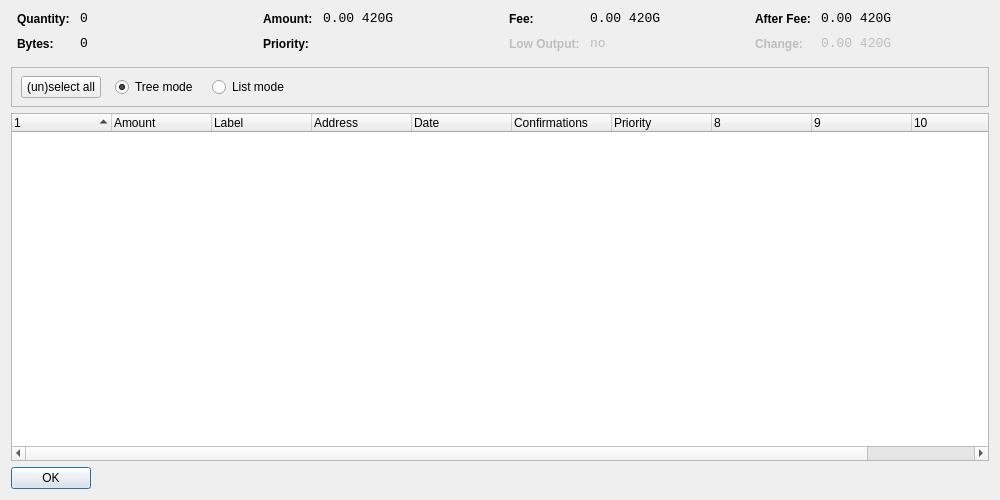
<?xml version="1.0" encoding="UTF-8"?>
<ui version="4.0">
 <class>CoinControlDialog</class>
 <widget class="QDialog" name="CoinControlDialog">
  <property name="geometry">
   <rect>
    <x>0</x>
    <y>0</y>
    <width>1000</width>
    <height>500</height>
   </rect>
  </property>
  <property name="windowTitle">
   <string>Coin Control</string>
  </property>
  <layout class="QVBoxLayout" name="verticalLayout">
   <item>
    <layout class="QHBoxLayout" name="horizontalLayoutTop" stretch="0,0,0,0">
     <property name="topMargin">
      <number>0</number>
     </property>
     <property name="bottomMargin">
      <number>10</number>
     </property>
     <item>
      <layout class="QFormLayout" name="formLayoutCoinControl1">
       <property name="horizontalSpacing">
        <number>10</number>
       </property>
       <property name="verticalSpacing">
        <number>10</number>
       </property>
       <property name="leftMargin">
        <number>6</number>
       </property>
       <property name="rightMargin">
        <number>6</number>
       </property>
       <item row="0" column="0">
        <widget class="QLabel" name="labelCoinControlQuantityText">
         <property name="styleSheet">
          <string notr="true">font-weight:bold;</string>
         </property>
         <property name="text">
          <string>Quantity:</string>
         </property>
        </widget>
       </item>
       <item row="0" column="1">
        <widget class="QLabel" name="labelCoinControlQuantity">
         <property name="font">
          <font>
           <family>Monospace</family>
           <pointsize>10</pointsize>
          </font>
         </property>
         <property name="cursor">
          <cursorShape>IBeamCursor</cursorShape>
         </property>
         <property name="contextMenuPolicy">
          <enum>Qt::ActionsContextMenu</enum>
         </property>
         <property name="text">
          <string notr="true">0</string>
         </property>
         <property name="textInteractionFlags">
          <set>Qt::LinksAccessibleByMouse|Qt::TextSelectableByKeyboard|Qt::TextSelectableByMouse</set>
         </property>
        </widget>
       </item>
       <item row="1" column="0">
        <widget class="QLabel" name="labelCoinControlBytesText">
         <property name="styleSheet">
          <string notr="true">font-weight:bold;</string>
         </property>
         <property name="text">
          <string>Bytes:</string>
         </property>
        </widget>
       </item>
       <item row="1" column="1">
        <widget class="QLabel" name="labelCoinControlBytes">
         <property name="font">
          <font>
           <family>Monospace</family>
           <pointsize>10</pointsize>
          </font>
         </property>
         <property name="cursor">
          <cursorShape>IBeamCursor</cursorShape>
         </property>
         <property name="contextMenuPolicy">
          <enum>Qt::ActionsContextMenu</enum>
         </property>
         <property name="text">
          <string notr="true">0</string>
         </property>
         <property name="textInteractionFlags">
          <set>Qt::LinksAccessibleByMouse|Qt::TextSelectableByKeyboard|Qt::TextSelectableByMouse</set>
         </property>
        </widget>
       </item>
      </layout>
     </item>
     <item>
      <layout class="QFormLayout" name="formLayoutCoinControl2">
       <property name="horizontalSpacing">
        <number>10</number>
       </property>
       <property name="verticalSpacing">
        <number>10</number>
       </property>
       <property name="leftMargin">
        <number>6</number>
       </property>
       <property name="rightMargin">
        <number>6</number>
       </property>
       <item row="0" column="0">
        <widget class="QLabel" name="labelCoinControlAmountText">
         <property name="styleSheet">
          <string notr="true">font-weight:bold;</string>
         </property>
         <property name="text">
          <string>Amount:</string>
         </property>
        </widget>
       </item>
       <item row="0" column="1">
        <widget class="QLabel" name="labelCoinControlAmount">
         <property name="font">
          <font>
           <family>Monospace</family>
           <pointsize>10</pointsize>
          </font>
         </property>
         <property name="cursor">
          <cursorShape>IBeamCursor</cursorShape>
         </property>
         <property name="contextMenuPolicy">
          <enum>Qt::ActionsContextMenu</enum>
         </property>
         <property name="text">
          <string notr="true">0.00 420G</string>
         </property>
         <property name="textInteractionFlags">
          <set>Qt::LinksAccessibleByMouse|Qt::TextSelectableByKeyboard|Qt::TextSelectableByMouse</set>
         </property>
        </widget>
       </item>
       <item row="1" column="0">
        <widget class="QLabel" name="labelCoinControlPriorityText">
         <property name="styleSheet">
          <string notr="true">font-weight:bold;</string>
         </property>
         <property name="text">
          <string>Priority:</string>
         </property>
        </widget>
       </item>
       <item row="1" column="1">
        <widget class="QLabel" name="labelCoinControlPriority">
         <property name="font">
          <font>
           <family>Monospace</family>
           <pointsize>10</pointsize>
          </font>
         </property>
         <property name="cursor">
          <cursorShape>IBeamCursor</cursorShape>
         </property>
         <property name="contextMenuPolicy">
          <enum>Qt::ActionsContextMenu</enum>
         </property>
         <property name="text">
          <string/>
         </property>
         <property name="textInteractionFlags">
          <set>Qt::LinksAccessibleByMouse|Qt::TextSelectableByKeyboard|Qt::TextSelectableByMouse</set>
         </property>
        </widget>
       </item>
      </layout>
     </item>
     <item>
      <layout class="QFormLayout" name="formLayoutCoinControl3">
       <property name="horizontalSpacing">
        <number>10</number>
       </property>
       <property name="verticalSpacing">
        <number>10</number>
       </property>
       <property name="leftMargin">
        <number>6</number>
       </property>
       <property name="rightMargin">
        <number>6</number>
       </property>
       <item row="0" column="0">
        <widget class="QLabel" name="labelCoinControlFeeText">
         <property name="styleSheet">
          <string notr="true">font-weight:bold;</string>
         </property>
         <property name="text">
          <string>Fee:</string>
         </property>
        </widget>
       </item>
       <item row="0" column="1">
        <widget class="QLabel" name="labelCoinControlFee">
         <property name="font">
          <font>
           <family>Monospace</family>
           <pointsize>10</pointsize>
          </font>
         </property>
         <property name="cursor">
          <cursorShape>IBeamCursor</cursorShape>
         </property>
         <property name="contextMenuPolicy">
          <enum>Qt::ActionsContextMenu</enum>
         </property>
         <property name="text">
          <string notr="true">0.00 420G</string>
         </property>
         <property name="textInteractionFlags">
          <set>Qt::LinksAccessibleByMouse|Qt::TextSelectableByKeyboard|Qt::TextSelectableByMouse</set>
         </property>
        </widget>
       </item>
       <item row="1" column="0">
        <widget class="QLabel" name="labelCoinControlLowOutputText">
         <property name="enabled">
          <bool>false</bool>
         </property>
         <property name="styleSheet">
          <string notr="true">font-weight:bold;</string>
         </property>
         <property name="text">
          <string>Low Output:</string>
         </property>
        </widget>
       </item>
       <item row="1" column="1">
        <widget class="QLabel" name="labelCoinControlLowOutput">
         <property name="enabled">
          <bool>false</bool>
         </property>
         <property name="font">
          <font>
           <family>Monospace</family>
           <pointsize>10</pointsize>
          </font>
         </property>
         <property name="cursor">
          <cursorShape>IBeamCursor</cursorShape>
         </property>
         <property name="contextMenuPolicy">
          <enum>Qt::ActionsContextMenu</enum>
         </property>
         <property name="text">
          <string notr="true">no</string>
         </property>
         <property name="textInteractionFlags">
          <set>Qt::LinksAccessibleByMouse|Qt::TextSelectableByKeyboard|Qt::TextSelectableByMouse</set>
         </property>
        </widget>
       </item>
      </layout>
     </item>
     <item>
      <layout class="QFormLayout" name="formLayoutCoinControl4">
       <property name="horizontalSpacing">
        <number>10</number>
       </property>
       <property name="verticalSpacing">
        <number>10</number>
       </property>
       <property name="leftMargin">
        <number>6</number>
       </property>
       <property name="rightMargin">
        <number>6</number>
       </property>
       <item row="0" column="0">
        <widget class="QLabel" name="labelCoinControlAfterFeeText">
         <property name="styleSheet">
          <string notr="true">font-weight:bold;</string>
         </property>
         <property name="text">
          <string>After Fee:</string>
         </property>
        </widget>
       </item>
       <item row="0" column="1">
        <widget class="QLabel" name="labelCoinControlAfterFee">
         <property name="font">
          <font>
           <family>Monospace</family>
           <pointsize>10</pointsize>
          </font>
         </property>
         <property name="cursor">
          <cursorShape>IBeamCursor</cursorShape>
         </property>
         <property name="contextMenuPolicy">
          <enum>Qt::ActionsContextMenu</enum>
         </property>
         <property name="text">
          <string notr="true">0.00 420G</string>
         </property>
         <property name="textInteractionFlags">
          <set>Qt::LinksAccessibleByMouse|Qt::TextSelectableByKeyboard|Qt::TextSelectableByMouse</set>
         </property>
        </widget>
       </item>
       <item row="1" column="0">
        <widget class="QLabel" name="labelCoinControlChangeText">
         <property name="enabled">
          <bool>false</bool>
         </property>
         <property name="styleSheet">
          <string notr="true">font-weight:bold;</string>
         </property>
         <property name="text">
          <string>Change:</string>
         </property>
        </widget>
       </item>
       <item row="1" column="1">
        <widget class="QLabel" name="labelCoinControlChange">
         <property name="enabled">
          <bool>false</bool>
         </property>
         <property name="font">
          <font>
           <family>Monospace</family>
           <pointsize>10</pointsize>
          </font>
         </property>
         <property name="cursor">
          <cursorShape>IBeamCursor</cursorShape>
         </property>
         <property name="contextMenuPolicy">
          <enum>Qt::ActionsContextMenu</enum>
         </property>
         <property name="text">
          <string notr="true">0.00 420G</string>
         </property>
         <property name="textInteractionFlags">
          <set>Qt::LinksAccessibleByMouse|Qt::TextSelectableByKeyboard|Qt::TextSelectableByMouse</set>
         </property>
        </widget>
       </item>
      </layout>
     </item>
    </layout>
   </item>
   <item>
    <widget class="QFrame" name="frame">
     <property name="minimumSize">
      <size>
       <width>0</width>
       <height>40</height>
      </size>
     </property>
     <property name="frameShape">
      <enum>QFrame::StyledPanel</enum>
     </property>
     <property name="frameShadow">
      <enum>QFrame::Sunken</enum>
     </property>
     <widget class="QWidget" name="horizontalLayoutWidget">
      <property name="geometry">
       <rect>
        <x>10</x>
        <y>0</y>
        <width>781</width>
        <height>41</height>
       </rect>
      </property>
      <layout class="QHBoxLayout" name="horizontalLayoutPanel" stretch="0,0,0,0,0">
       <property name="spacing">
        <number>14</number>
       </property>
       <item>
        <widget class="QPushButton" name="pushButtonSelectAll">
         <property name="sizePolicy">
          <sizepolicy hsizetype="Maximum" vsizetype="Fixed">
           <horstretch>0</horstretch>
           <verstretch>0</verstretch>
          </sizepolicy>
         </property>
         <property name="text">
          <string>(un)select all</string>
         </property>
        </widget>
       </item>
       <item>
        <widget class="QRadioButton" name="radioTreeMode">
         <property name="sizePolicy">
          <sizepolicy hsizetype="Maximum" vsizetype="Fixed">
           <horstretch>0</horstretch>
           <verstretch>0</verstretch>
          </sizepolicy>
         </property>
         <property name="text">
          <string>Tree mode</string>
         </property>
         <property name="checked">
          <bool>true</bool>
         </property>
        </widget>
       </item>
       <item>
        <widget class="QRadioButton" name="radioListMode">
         <property name="sizePolicy">
          <sizepolicy hsizetype="Maximum" vsizetype="Fixed">
           <horstretch>0</horstretch>
           <verstretch>0</verstretch>
          </sizepolicy>
         </property>
         <property name="text">
          <string>List mode</string>
         </property>
        </widget>
       </item>
       <item>
        <spacer name="horizontalSpacer">
         <property name="orientation">
          <enum>Qt::Horizontal</enum>
         </property>
         <property name="sizeHint" stdset="0">
          <size>
           <width>40</width>
           <height>20</height>
          </size>
         </property>
        </spacer>
       </item>
      </layout>
     </widget>
    </widget>
   </item>
   <item>
    <widget class="CoinControlTreeWidget" name="treeWidget">
     <property name="contextMenuPolicy">
      <enum>Qt::CustomContextMenu</enum>
     </property>
     <property name="sortingEnabled">
      <bool>false</bool>
     </property>
     <property name="columnCount">
      <number>11</number>
     </property>
     <attribute name="headerShowSortIndicator" stdset="0">
      <bool>true</bool>
     </attribute>
     <attribute name="headerStretchLastSection">
      <bool>false</bool>
     </attribute>
     <column>
      <property name="text">
       <string/>
      </property>
     </column>
     <column>
      <property name="text">
       <string>Amount</string>
      </property>
     </column>
     <column>
      <property name="text">
       <string>Label</string>
      </property>
     </column>
     <column>
      <property name="text">
       <string>Address</string>
      </property>
     </column>
     <column>
      <property name="text">
       <string>Date</string>
      </property>
     </column>
     <column>
      <property name="text">
       <string>Confirmations</string>
      </property>
      <property name="toolTip">
       <string>Confirmed</string>
      </property>
     </column>
     <column>
      <property name="text">
       <string>Priority</string>
      </property>
     </column>
     <column>
      <property name="text">
       <string/>
      </property>
     </column>
     <column>
      <property name="text">
       <string/>
      </property>
     </column>
     <column>
      <property name="text">
       <string/>
      </property>
     </column>
     <column>
      <property name="text">
       <string/>
      </property>
     </column>
    </widget>
   </item>
   <item>
    <widget class="QDialogButtonBox" name="buttonBox">
     <property name="sizePolicy">
      <sizepolicy hsizetype="Maximum" vsizetype="Fixed">
       <horstretch>0</horstretch>
       <verstretch>0</verstretch>
      </sizepolicy>
     </property>
     <property name="orientation">
      <enum>Qt::Horizontal</enum>
     </property>
     <property name="standardButtons">
      <set>QDialogButtonBox::Ok</set>
     </property>
    </widget>
   </item>
  </layout>
 </widget>
 <customwidgets>
  <customwidget>
   <class>CoinControlTreeWidget</class>
   <extends>QTreeWidget</extends>
   <header>coincontroltreewidget.h</header>
  </customwidget>
 </customwidgets>
 <resources/>
 <connections/>
</ui>
